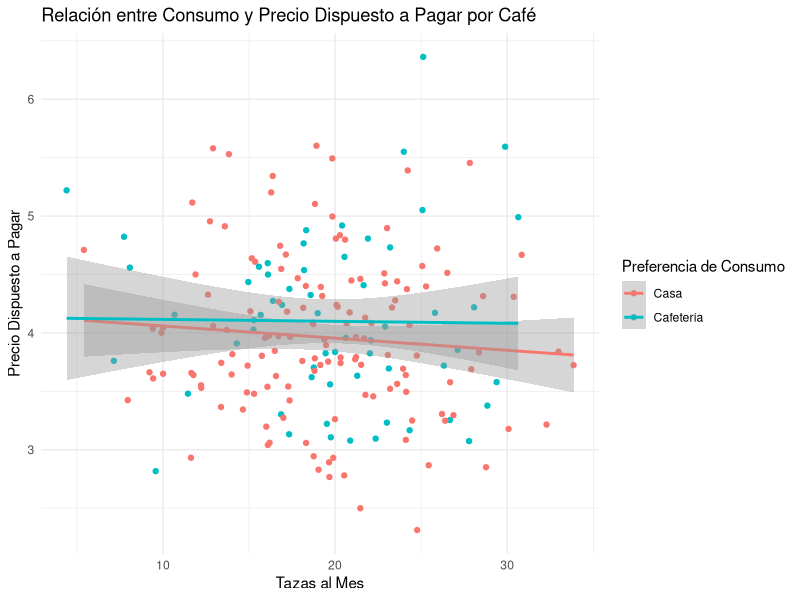
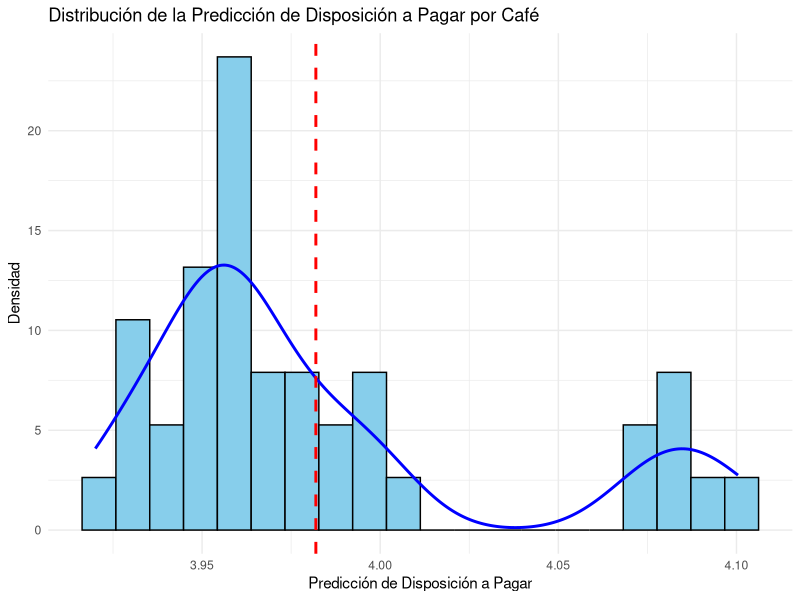

Write the R code that produced these figures, in order.


# Librerías necesarias
library(dplyr)
library(ggplot2)
library(caret)


# Ejemplo de datos simulados con respuestas hipotéticas


#datos_profesores <- data.frame(
#  precio_dispuesto_pagar = c(),
#  tazas_mensuales = c(), # Número de tazas al mes
#  preferencia_consumo = c("Casa", "Cafetería")
#)


set.seed(123)

datos_profesores <- data.frame(
  precio_dispuesto_pagar = round(runif(12, 2.5, 5), 2), # Precio dispuesto a pagar
  tazas_mensuales = sample(10:30, 12, replace = TRUE), # Número de tazas al mes
  preferencia_consumo = sample(c("Casa", "Cafetería"), 12, replace = TRUE) # Preferencia de consumo
)

# Asumimos normalidad para datos cuantitativos, categorías para cualitativos

# Crear función para simulación basada en datos iniciales

simular_datos <- function(datos, n) {
  data.frame(
    precio_dispuesto_pagar = rnorm(n, mean(datos$precio_dispuesto_pagar), sd(datos$precio_dispuesto_pagar)),
    tazas_mensuales = rnorm(n, mean(datos$tazas_mensuales), sd(datos$tazas_mensuales)),
    preferencia_consumo = sample(datos$preferencia_consumo, n, replace = TRUE)
  )
}

# Generar muestra de 200 individuos
datos_simulados <- simular_datos(datos_profesores, 200)


# Convertir la variable 'preferencia_consumo' en una dummy variable para el modelo
datos_simulados$preferencia_consumo <- factor(datos_simulados$preferencia_consumo, levels = c("Casa", "Cafetería"))

# Dividir datos en conjunto de entrenamiento y prueba (80/20)

trainIndex <- createDataPartition(datos_simulados$precio_dispuesto_pagar, p = .8, list = FALSE, times = 1)
datos_entrenamiento <- datos_simulados[trainIndex, ]
datos_prueba <- datos_simulados[-trainIndex, ]

# Entrenar el modelo de regresión lineal
modelo <- train(
  precio_dispuesto_pagar ~ tazas_mensuales + preferencia_consumo,
  data = datos_entrenamiento,
  method = "lm"
)

# Resumen del modelo
summary(modelo)

# Realizar predicción en el conjunto de prueba
predicciones <- predict(modelo, datos_prueba)

# Calcular RMSE para medir el desempeño
rmse <- RMSE(predicciones, datos_prueba$precio_dispuesto_pagar)
cat("El modelo se desvía aproximadamente RMSE unidades del valor real en su predicción de la disposición a pagar: RMSE =", rmse, "\n")



# Visualizar relación de tazas_mensuales y precio_dispuesto_pagar con preferencia_consumo
ggplot(datos_simulados, aes(x = tazas_mensuales, y = precio_dispuesto_pagar, color = preferencia_consumo)) +
  geom_point() +
  geom_smooth(method = "lm") +
  labs(title = "Relación entre Consumo y Precio Dispuesto a Pagar por Café",
       x = "Tazas al Mes",
       y = "Precio Dispuesto a Pagar",
       color = "Preferencia de Consumo") +
  theme_minimal()


# Distribución de las predicciones
ggplot(data.frame(predicciones), aes(x = predicciones)) +
  geom_histogram(aes(y = ..density..), bins = 20, fill = "skyblue", color = "black") +
  geom_density(color = "blue", size = 1) +
  geom_vline(aes(xintercept = mean(predicciones)), color = "red", linetype = "dashed", size = 1) +
  labs(title = "Distribución de la Predicción de Disposición a Pagar por Café",
       x = "Predicción de Disposición a Pagar",
       y = "Densidad") +
  theme_minimal()



# Realizar una predicción para un nuevo dato
nuevo_dato <- data.frame(tazas_mensuales = 20, preferencia_consumo = "Cafetería")
prediccion_nuevo <- predict(modelo, nuevo_dato)
cat("Predicción del precio dispuesto a pagar para el nuevo dato: ", prediccion_nuevo, "\n")
